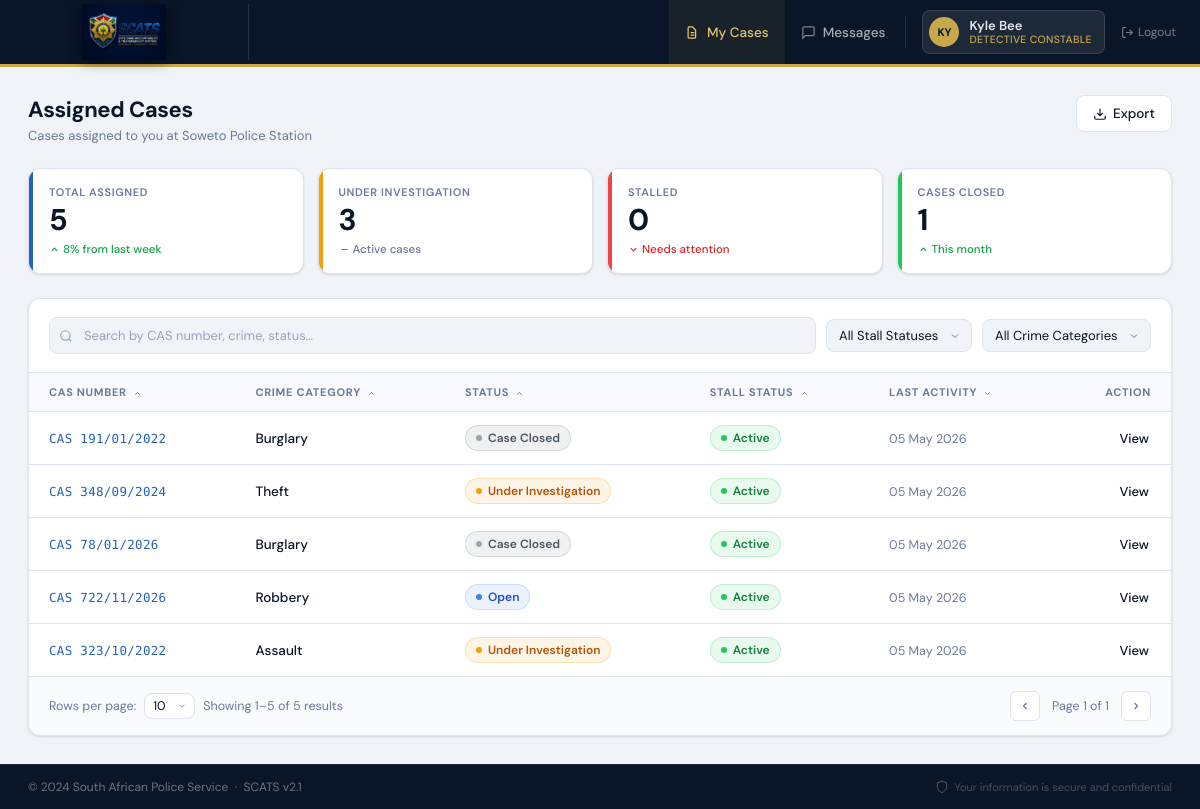
The app's page /cases/ (signed in) with its own data.
### Detective/models.py (models this page shows, shortened)
class Detective(models.Model):
    user = models.OneToOneField(User, on_delete=models.CASCADE)
    personnel_number = models.CharField(max_length=50, unique=True)
    rank = models.CharField(max_length=50, default="Detective")

class Case(models.Model):
    cas_number = models.CharField(max_length=50)
    crime_category = models.CharField(max_length=100)
    status = models.CharField(max_length=50)
    victim_name = models.CharField(max_length=255, null=True, blank=True)
    assigned_to = models.ForeignKey(
        User,
        on_delete=models.CASCADE,
        related_name="assigned_cases",
    )
    created_by = models.ForeignKey(
        User,
        on_delete=models.SET_NULL,
        null=True,
        blank=True,
        related_name="created_cases",
    )
    created_at = models.DateTimeField(auto_now_add=True)
    updated_at = models.DateTimeField(auto_now=True)
    closure_reason = models.CharField(max_length=255, null=True, blank=True)
    closure_summary = models.TextField(null=True, blank=True)

### Detective/views.py (the view)
# urls.py: path('cases/', views.my_cases, name='my_cases'),
@login_required
def my_cases(request):
    cases = Case.objects.filter(assigned_to=request.user).order_by("-created_at")
    context = {
        "cases": cases,
        "under_investigation_count": 3,
        "stalled_count": 0,
        "closed_count": 1,
    }
    return render(request, "cases/my_cases.html", {"cases": cases})

### templates/cases/my_cases.html (shortened to what this page needs)
{% extends "base.html" %} {% block content %}
<div class="page-header">
  <div style="display:flex; align-items:flex-start; justify-content:space-between; gap:16px; flex-wrap:wrap;">
    <div>
      <h1 class="page-title">Assigned Cases</h1>
      <p class="page-subtitle">Cases assigned to you at Soweto Police Station</p>
    </div>
    <div style="display:flex; gap:10px; align-items:center; flex-shrink:0">
      <button class="btn btn-secondary">
        <svg width="14" height="14" fill="none" stroke="currentColor" stroke-width="2" viewBox="0 0 24 24">
          <path d="M21 15v4a2 2 0 01-2 2H5a2 2 0 01-2-2v-4M7 10l5 5 5-5M12 15V3"/>
        </svg>
        Export
      </button>
    </div>
  </div>
</div>
<div class="stats-strip">
  <div class="stat-card accent-blue">
    <span class="stat-label-text">Total Assigned</span>
    <span class="stat-number">{{ cases|length }}</span>
    <span class="stat-change change-up">
      <svg width="11" height="11" fill="none" stroke="currentColor" stroke-width="2.5" viewBox="0 0 24 24"><path d="M18 15l-6-6-6 6"/></svg>
      8% from last week
    </span>
  </div>
  <div class="stat-card accent-amber">
    <span class="stat-label-text">Under Investigation</span>
    <span class="stat-number">{{ under_investigation_count|default:3 }}</span>
    <span class="stat-change change-neutral">
      <svg width="11" height="11" fill="none" stroke="currentColor" stroke-width="2.5" viewBox="0 0 24 24"><path d="M5 12h14"/></svg>
      Active cases
    </span>
  </div>
  <div class="stat-card accent-red">
    <span class="stat-label-text">Stalled</span>
    <span class="stat-number">{{ stalled_count|default:0 }}</span>
    <span class="stat-change change-down">
      <svg width="11" height="11" fill="none" stroke="currentColor" stroke-width="2.5" viewBox="0 0 24 24"><path d="M6 9l6 6 6-6"/></svg>
      Needs attention
    </span>
  </div>
  <div class="stat-card accent-green">
    <span class="stat-label-text">Cases Closed</span>
    <span class="stat-number">{{ closed_count|default:1 }}</span>
    <span class="stat-change change-up">
      <svg width="11" height="11" fill="none" stroke="currentColor" stroke-width="2.5" viewBox="0 0 24 24"><path d="M18 15l-6-6-6 6"/></svg>
      This month
    </span>
  </div>
</div>
<div class="cases-card">
  <div class="card-toolbar">
    <div class="toolbar-left" style="flex:1">
      <div class="search-wrap" style="max-width:none; flex:1">
        <input type="text" class="search-input" placeholder="Search by CAS number, crime, status…"/>
      </div>
      <select class="filter-select" style="flex-shrink:0">
        <option>All Stall Statuses</option>
      </select>
      <select class="filter-select" style="flex-shrink:0">
        <option>All Crime Categories</option>
      </select>
    </div>
  </div>
  <table class="data-table">
    <thead>
      <tr>
        <th>CAS Number
          <svg style="display:inline;vertical-align:middle;margin-left:3px" width="9" height="9" fill="none" stroke="currentColor" stroke-width="2.5" viewBox="0 0 24 24"><path d="M18 15l-6-6-6 6"/></svg>
        </th>
        <th>Crime Category
          <svg style="display:inline;vertical-align:middle;margin-left:3px" width="9" height="9" fill="none" stroke="currentColor" stroke-width="2.5" viewBox="0 0 24 24"><path d="M18 15l-6-6-6 6"/></svg>
        </th>
        <th>Status
          <svg style="display:inline;vertical-align:middle;margin-left:3px" width="9" height="9" fill="none" stroke="currentColor" stroke-width="2.5" viewBox="0 0 24 24"><path d="M18 15l-6-6-6 6"/></svg>
        </th>
        <th>Stall Status
          <svg style="display:inline;vertical-align:middle;margin-left:3px" width="9" height="9" fill="none" stroke="currentColor" stroke-width="2.5" viewBox="0 0 24 24"><path d="M18 15l-6-6-6 6"/></svg>
        </th>
        <th>Last Activity
          <svg style="display:inline;vertical-align:middle;margin-left:3px" width="9" height="9" fill="none" stroke="currentColor" stroke-width="2.5" viewBox="0 0 24 24"><path d="M6 9l6 6 6-6"/></svg>
        </th>
        <th>Action</th>
      </tr>
    </thead>
    <tbody>
      {% for case in cases %}
      <tr>
        <td>
          <a href="{% url 'case_detail' case.id %}" class="cas-link">{{ case.cas_number }}</a>
        </td>
        <td>
          <span class="crime-text">{{ case.crime_category }}</span>
        </td>
        <td>
          {% with s=case.status|upper %}
            {% if s == "UNDER INVESTIGATION" %}
              <span class="status-badge badge-amber">Under Investigation</span>
            {% elif s == "EVIDENCE COLLECTED" %}
              <span class="status-badge badge-blue">Evidence Collected</span>
            {% elif s == "OPEN" %}
              <span class="status-badge badge-blue">Open</span>
            {% elif s == "CASE CLOSED" or s == "CLOSED" %}
              <span class="status-badge badge-gray">Case Closed</span>
            {% elif s == "STALLED" %}
              <span class="status-badge badge-red">Stalled</span>
            {% elif s == "AT RISK" %}
              <span class="status-badge badge-red">At Risk</span>
            {% else %}
              <span class="status-badge badge-blue">{{ case.status }}</span>
            {% endif %}
          {% endwith %}
        </td>
        <td>
          {% if case.stall_status == "Stalled" %}
            <span class="status-badge badge-red">Stalled</span>
          {% else %}
            <span class="status-badge badge-green">Active</span>
          {% endif %}
        </td>
        <td>
          <span class="date-text">
            {% if case.updated_at %}
              {{ case.updated_at|date:"d M Y" }}
            {% else %}
              {{ case.created_at|date:"d M Y" }}
            {% endif %}
          </span>
        </td>
        <td>
          <a href="{% url 'case_detail' case.id %}" class="view-link">View</a>
        </td>
      </tr>
      {% endfor %}
    </tbody>
  </table>
  <div class="card-footer">
    <div style="display:flex; align-items:center; gap:8px">
      <span class="footer-count">Rows per page:</span>
      <select class="rows-select">
        <option>10</option>
      </select>
      <span class="footer-count">Showing 1–{{ cases|length }} of {{ cases|length }} results</span>
    </div>
    <div class="pagination">
      <button class="page-btn">
        <svg width="12" height="12" fill="none" stroke="currentColor" stroke-width="2.5" viewBox="0 0 24 24"><path d="M15 18l-6-6 6-6"/></svg>
      </button>
      <span class="footer-count" style="padding:0 8px">Page 1 of 1</span>
      <button class="page-btn">
        <svg width="12" height="12" fill="none" stroke="currentColor" stroke-width="2.5" viewBox="0 0 24 24"><path d="M9 18l6-6-6-6"/></svg>
      </button>
    </div>
  </div>
</div>
{% endblock %}

### templates/base.html (shortened to what this page needs)
{% load static %}
<!doctype html>
<html lang="en">
  <head>
  </head>
  <body>
    <header class="site-header">
      <div class="header-inner">
        <a href="#" class="logo-block">
          <img
            src="{% static 'images/scats_logo.jpeg' %}"
            alt="SCATS Logo"
            class="logo-img"
          />
        </a>
        <nav class="primary-nav">
          <a
            href="{% url 'my_cases' %}"
            class="nav-item{% if request.resolver_match.url_name == 'my_cases' %} active{% endif %}"
          >
            <svg width="15" height="15" fill="none" stroke="currentColor" stroke-width="2" viewBox="0 0 24 24">
              <path d="M9 12h6M9 16h6M17 21H7a2 2 0 01-2-2V5a2 2 0 012-2h5l5 5v11a2 2 0 01-2 2z"/>
            </svg>
            My Cases
          </a>
          <a
            href="{% url 'messages' %}"
            class="nav-item{% if request.resolver_match.url_name == 'messages' %} active{% endif %}"
          >
            <svg width="15" height="15" fill="none" stroke="currentColor" stroke-width="2" viewBox="0 0 24 24">
              <path d="M21 15a2 2 0 01-2 2H7l-4 4V5a2 2 0 012-2h14a2 2 0 012 2z"/>
            </svg>
            Messages
          </a>
        </nav>
        <div class="header-right">
          <div class="user-pill">
            <div class="user-avatar">
              {{ request.user.get_full_name|slice:":2"|upper|default:"U" }}
            </div>
            <div class="user-info">
              <span class="user-name">{{ request.user.get_full_name|default:"User" }}</span>
              {% if request.user.detective %}
                <span class="user-rank">{{ request.user.detective.rank }}</span>
              {% endif %}
            </div>
          </div>
          <form method="post" action="{% url 'logout' %}" style="display:inline; margin:0">
            <button
              type="submit"
              class="logout-link"
              style="background:none; border:none; cursor:pointer; font-family:'DM Sans',sans-serif; padding:0"
            >
              <svg width="13" height="13" fill="none" stroke="currentColor" stroke-width="2" viewBox="0 0 24 24">
                <path d="M9 21H5a2 2 0 01-2-2V5a2 2 0 012-2h4M16 17l5-5-5-5M21 12H9"/>
              </svg>
              Logout
            </button>
          </form>
        </div>
      </div>
    </header>
    <main class="page-wrapper">
      <div class="content-area">{% block content %}{% endblock %}</div>
    </main>
    <footer class="site-footer">
      <span class="footer-left">
        &copy; 2024 South African Police Service &nbsp;·&nbsp; SCATS v2.1
      </span>
      <div class="footer-right">
        <svg class="footer-shield" fill="none" stroke="currentColor" stroke-width="1.5" viewBox="0 0 24 24">
          <path d="M12 22s8-4 8-10V5l-8-3-8 3v7c0 6 8 10 8 10z"/>
        </svg>
        Your information is secure and confidential
      </div>
    </footer>
  </body>
</html>

### records on screen
Case: cas_number "CAS 191/01/2022", crime_category "Burglary", shows "Case Closed", updated_at "05 May 2026"
Case: cas_number "CAS 348/09/2024", crime_category "Theft", shows "Under Investigation", updated_at "05 May 2026"
Case: cas_number "CAS 78/01/2026", crime_category "Burglary", shows "Case Closed", updated_at "05 May 2026"
Case: cas_number "CAS 722/11/2026", crime_category "Robbery", shows "Open", updated_at "05 May 2026"
Case: cas_number "CAS 323/10/2022", crime_category "Assault", shows "Under Investigation", updated_at "05 May 2026"

### other values on screen
{{ request.user.get_full_name|slice:":2"|upper|default:"U" }} "KY"
{{ request.user.get_full_name|default:"User" }} "Kyle Bee"
{{ request.user.detective.rank }} "DETECTIVE CONSTABLE"
{{ cases|length }} "5"
{{ under_investigation_count|default:3 }} "3"
{{ stalled_count|default:0 }} "0"
{{ closed_count|default:1 }} "1"
